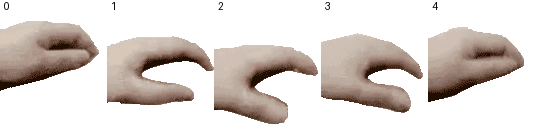
#> input picture .tmp_tests/petpet_contact.png, 535 x 124 px
$ python -i petpet.py   (imports and definitions only)
#> lines starting #> are read from the running program, lines starting #| are printed output that depends on the picture
from __future__ import annotations

from io import BytesIO
from pathlib import Path
from typing import Iterable

from PIL import Image, ImageDraw


REPO_ROOT = Path(__file__).resolve().parents[2]
ASSET_DIR_CANDIDATES = (
    Path(__file__).resolve().parents[1] / "assets" / "petpet",
    REPO_ROOT / "PETTING hand frames and base gif",
)
FRAME_NAMES = tuple(f"frame_{index}_delay-0.06s.gif" for index in range(5))
FRAME_TABLE = (
    (18, 22, 72, 72),
    (15, 28, 76, 66),
    (13, 34, 80, 60),
    (15, 30, 76, 64),
    (18, 24, 72, 70),
)
FRAME_DURATION_MS = 60
CANVAS_SIZE = (107, 106)


# [14 lines left out: functions _find_asset_dir, _load_hand_frames, not called in this run]


def prepare_image(image_bytes: bytes) -> Image.Image:
    with Image.open(BytesIO(image_bytes)) as image:
        rgba = image.convert("RGBA")

    side = min(rgba.width, rgba.height)
    left = (rgba.width - side) // 2
    top = (rgba.height - side) // 2
    cropped = rgba.crop((left, top, left + side, top + side))
    return cropped.resize((128, 128), Image.Resampling.LANCZOS)


# [11 lines left out: function _render_avatar_frame, not called in this run]


def render_petpet_frames(image_bytes: bytes) -> list[Image.Image]:
    avatar = prepare_image(image_bytes)
    hand_frames = _load_hand_frames()
    frames: list[Image.Image] = []
    for geometry, hand_frame in zip(FRAME_TABLE, hand_frames):
        frame = _render_avatar_frame(avatar, geometry)
        frame.alpha_composite(hand_frame)
        frames.append(frame)
    return frames


# [18 lines left out: function save_gif, not called in this run]


def make_petpet(image_bytes: bytes) -> bytes:
    return save_gif(render_petpet_frames(image_bytes))

>>> import cv2
>>> picture = cv2.imread('../../.tmp_tests/petpet_contact.png', cv2.IMREAD_GRAYSCALE)
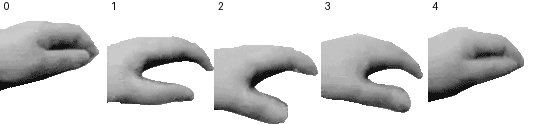
#> picture: shape (124, 535); min 3, max 255, mean 211.9
#> (the run stopped early here; a loop or call above may not have finished)
